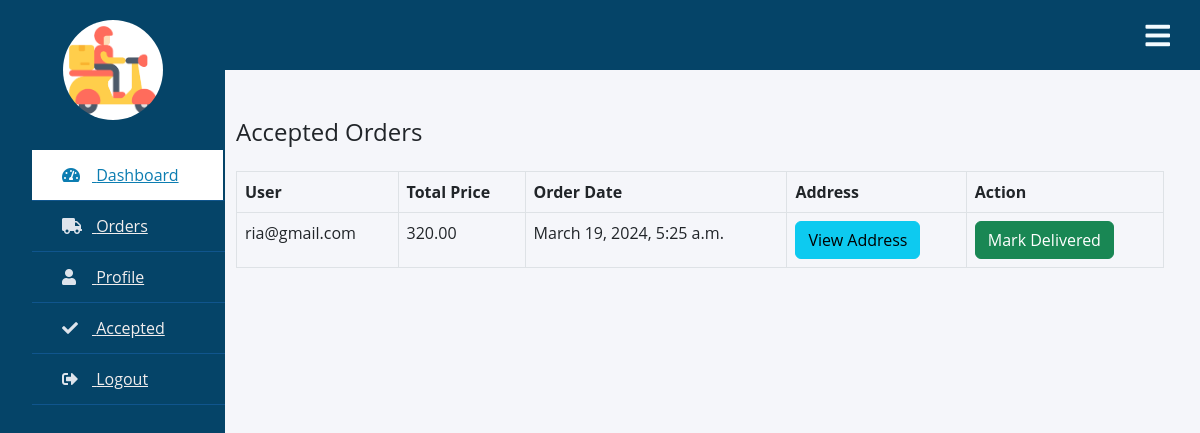
The page /ready_for_pickup/ on the database its author committed.
### storeapp/models.py (models this page shows, shortened)
class Order(models.Model):
    class PaymentStatusChoices(models.TextChoices):
            PENDING = 'pending', 'Pending'
            SUCCESSFUL = 'successful', 'Successful'
            FAILED = 'failed', 'Failed'
    class OrderStatusChoices(models.TextChoices):
        REQUESTED = 'Requested', 'Requested'
        DISPATCHED = 'Dispatched', 'Dispatched'
        DELIVERED = 'Delivered', 'Delivered'
    delivery_agent = models.ForeignKey(DeliveryAgent, on_delete=models.CASCADE,default=1)
    user = models.ForeignKey(CustomUser, on_delete=models.CASCADE)
    products = models.ManyToManyField(Product)
    total_price = models.DecimalField(max_digits=10, decimal_places=2)
    order_date = models.DateTimeField(default=timezone.now,null=True)
    razorpay_order_id = models.CharField(max_length=255, default=None)
    payment_status = models.CharField(
    max_length=20, choices=PaymentStatusChoices.choices, default=PaymentStatusChoices.PENDING)
    order_status = models.CharField(
        max_length=20, choices=OrderStatusChoices.choices, default=OrderStatusChoices.REQUESTED)
    accepted_by_store = models.BooleanField(default=False)
    ready_for_pickup = models.BooleanField(default=False)
    delivered = models.BooleanField(default=False)
    address = models.ForeignKey(Address, on_delete=models.CASCADE) # Adding the foreign key to Address model

### userapp/models.py (models this page shows, shortened)
class CustomUser(AbstractUser):
    username = None
    USERNAME_FIELD  = 'email'
    name = models.CharField(max_length=100, default='')
    email = models.EmailField(unique=True)
    password = models.CharField(max_length=128)
    is_customer = models.BooleanField(default=False)
    is_seller = models.BooleanField(default=False)
    is_delivery = models.BooleanField(default=False)
    gstn = models.CharField(max_length=15, blank=True, null=True)
    hub_status=models.BooleanField(default=False)
    REQUIRED_FIELDS = []

### storeapp/views.py (the view)
# urls.py: path('ready_for_pickup/', views.orders_ready_for_pickup_view, name='orders_ready_for_pickup_view'),
def orders_ready_for_pickup_view(request):
    ready_orders = Order.objects.filter(ready_for_pickup=True, delivered=False)
    return render(request, 'ready_for_pickup_order.html', {'ready_orders': ready_orders})

### template/ready_for_pickup_order.html (shortened to what this page needs)
{% load static %}
<!DOCTYPE html>
<html lang="en">
<head>
    <link rel="stylesheet" href="https://use.fontawesome.com/releases/v5.8.1/css/all.css">
    <link rel="stylesheet" href="https://cdn.jsdelivr.net/npm/bootstrap@5.2.3/dist/css/bootstrap.min.css">
</head>
<body>
    <div class="wrapper">
        <div class="section">
            <div class="top_navbar" style="height: 70px;">
                <div class="hamburger">
                    <a href="#">
                        <i class="fas fa-bars"></i>
                    </a>
                </div>
            </div>
        </div>
    </div>
    <div class="wrapper">
        <div class="sidebar">
            <div class="profile">
                <img src="{% static 'img/delivery.png' %}">
            </div>
            <ul>
                <li>
                    <a href="{% url 'delivery_agent_home'  %}" class="active">
                        <span class="icon"><i class="fas fa-tachometer-alt"></i></span>
                        <span class="item">Dashboard</span>
                    </a>
                </li>
                <li>
                    <a href="{% url 'accepted_orders_view'  %}">
                        <span class="icon"><i class="fas fa-truck"></i></span>
                        <span class="item">Orders</span>
                    </a>
                </li>
                <li>
                    <a href="{% url 'delivery_agent_profile'  %}">
                        <span class="icon"><i class="fas fa-user"></i></span>
                        <span class="item">Profile</span>
                    </a>
                </li>
                <li>
                    <a href="{% url 'orders_ready_for_pickup_view'  %}">
                        <span class="icon"><i class="fas fa-check"></i>
                        </span>
                        <span class="item">Accepted</span>
                    </a>
                </li>
                <li>
                    <a href="{% url 'logout'  %}">
                        <span class="icon"><i class="fas fa-sign-out-alt"></i></span>
                        <span class="item">Logout</span>
                    </a>
                </li>
            </ul>
        </div>
        <main class="col-md-9 ms-sm-auto col-lg-10 px-md-4">
            <div class="container mt-5">
                <h4>Accepted Orders</h4>
                <table class="table table-bordered mt-4">
                <tr>
                    <th>User</th>
                    <th>Total Price</th>
                    <th>Order Date</th>
                    <th>Address</th>
                    <th>Action</th>
                </tr>
            <tbody>
                {% if ready_orders %}
                {% for order in ready_orders %}
                    <tr>
                        <td>{{ order.user.email }}</td>
                        <td>{{ order.total_price }}</td>
                        <td>{{ order.order_date }}</td>
                        <td>
                            <a href="{% url 'view_customer_address' order.id %}" class="btn btn-info">View Address</a>
                        </td>
                            <td>
                            <a href="{% url 'mark_as_delivered' order.id %}" class="btn btn-success">Mark Delivered</a>
                        </td>
                    </tr>
                {% endfor %}
                {% else %}
                            <tr>
                                <td colspan="5" class="text-center">No orders to display</td>
                            </tr>
                        {% endif %}
            </tbody>
        </table>
    </div>
</body>
</html>

### template/ready_for_pickup_order.html (style rules this page uses)
* { list-style: none; text-decoration: none; margin: 0; padding: 0; box-sizing: border-box; font-family: 'Open Sans', sans-serif; }
body { background: #f5f6fa; margin: 0; padding: 0; }
.wrapper .sidebar { background: rgb(5, 68, 104); position: fixed; top: 0; left: 0; width: 225px; height: 100%; padding: 20px 0; transition: all 0.5s ease; z-index: 1000; }
.wrapper .sidebar .profile { margin-bottom: 30px; text-align: center; }
.wrapper .sidebar .profile img { display: block; width: 100px; height: 100px; border-radius: 50%; margin: 0 auto; }
.wrapper .sidebar ul li a { display: block; padding: 13px 30px; border-bottom: 1px solid #10558d; color: rgb(241, 237, 237); font-size: 16px; position: relative; }
.wrapper .sidebar ul li a .icon { color: #dee4ec; width: 30px; display: inline-block; }
.wrapper .sidebar ul li a:hover, .wrapper .sidebar ul li a.active { color: #0c7db1; background:white; border-right: 2px solid rgb(5, 68, 104); }
.wrapper .sidebar ul li a:hover .icon, .wrapper .sidebar ul li a.active .icon { color: #0c7db1; }
.wrapper .sidebar ul li a:hover:before, .wrapper .sidebar ul li a.active:before { display: block; }
.wrapper .section { width: calc(100% - 225px); margin-left: 225px; transition: all 0.5s ease; }
.wrapper .section .top_navbar { background: rgb(5, 68, 104); height: 50px; display: flex; align-items: center; padding: 0 30px; }
.wrapper .section .top_navbar .hamburger a { font-size: 28px; color: #f4fbff; }
.wrapper .section .top_navbar .hamburger { margin-left: auto; }

### rows shown on the page
Order: user.email "ria@gmail.com", total_price "320.00", order_date "March 19, 2024, 5:25 a.m."
